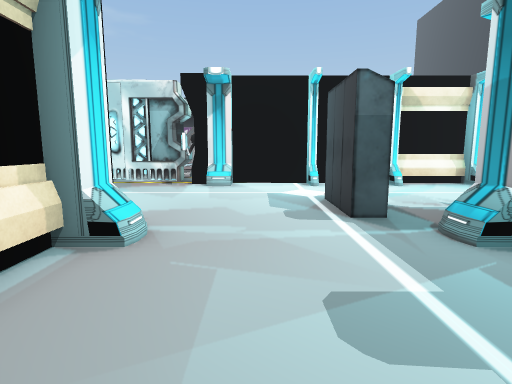
view 1 (above)

23 first-person views from a walk through a Unity game level. The camera is 1.3 m above the floor, tilts 8° down and sees 80° across. Doors are open. The floor is counted in squares, 1 m on a side. Each view is taken from the middle of a square. On the plan, view 1 faces up. The plan holds only what a view shows up to about 14 squares ahead; the rest is blank. The place goes on beyond the plan. The player character is not drawn. Some animated figures are not drawn. Some surface patterns are stand-ins.

view 2
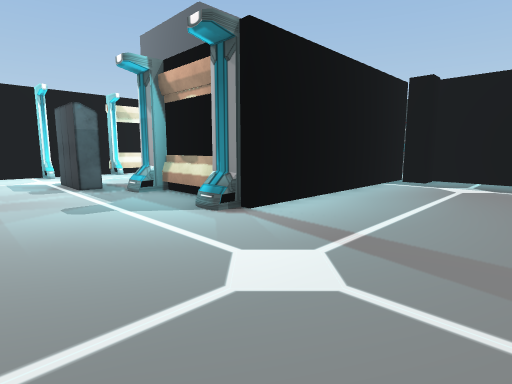

view 3
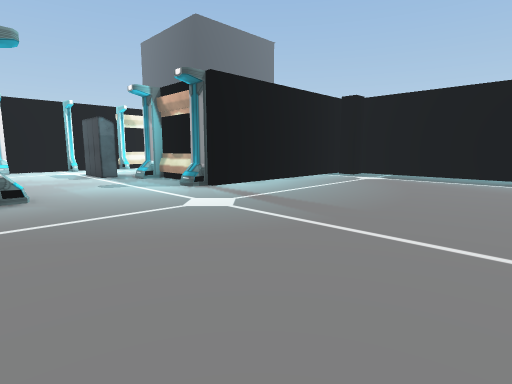

view 4
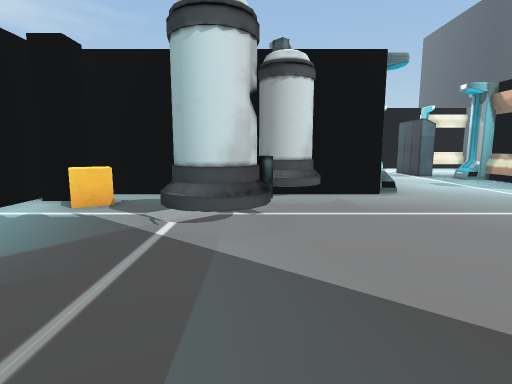

view 5
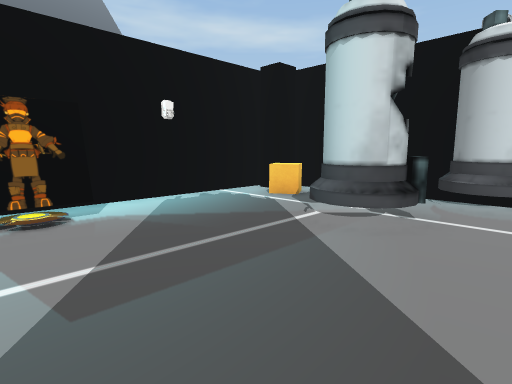

view 6
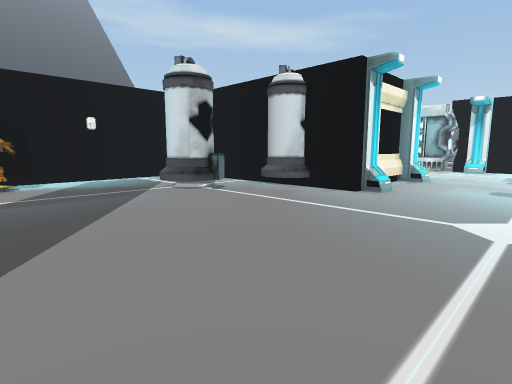

view 7
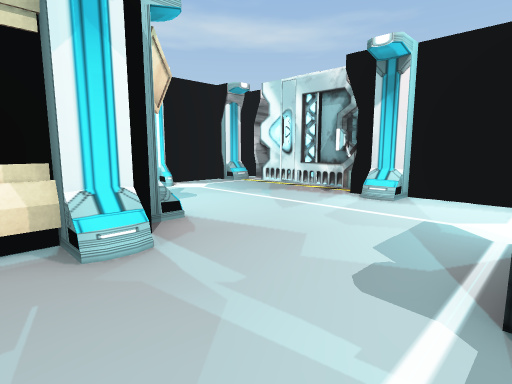

view 8
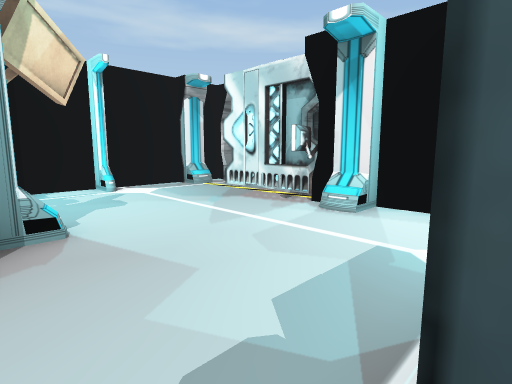

view 9
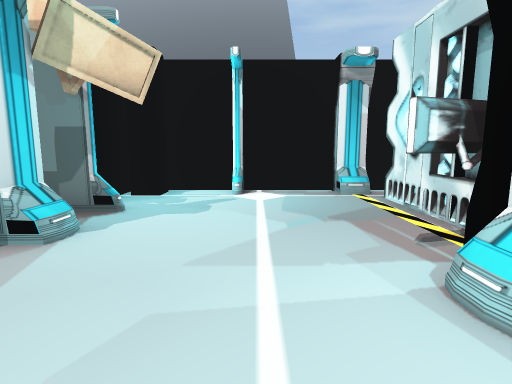

view 10
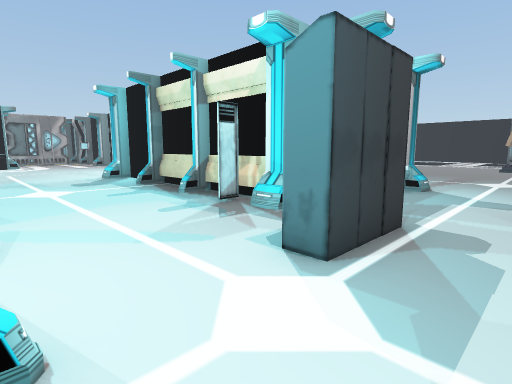

view 11
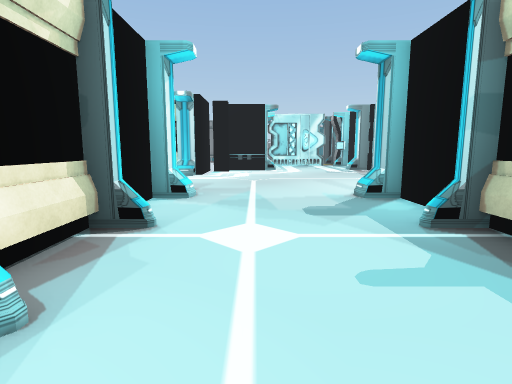

view 12
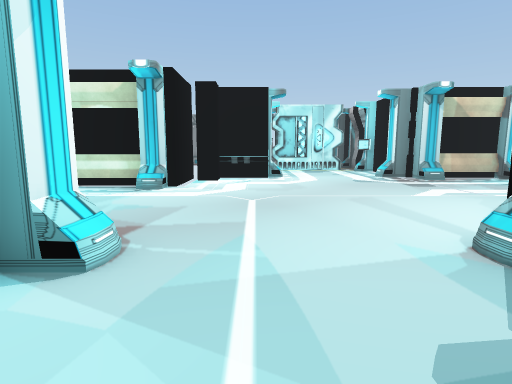

view 13
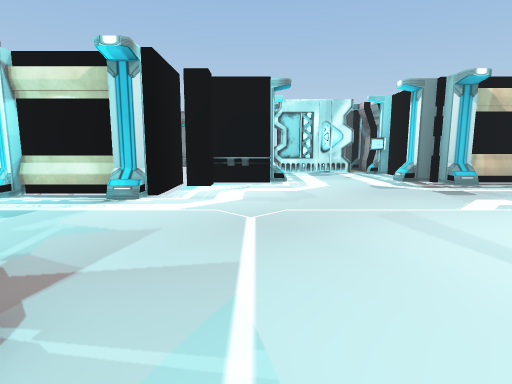

view 14
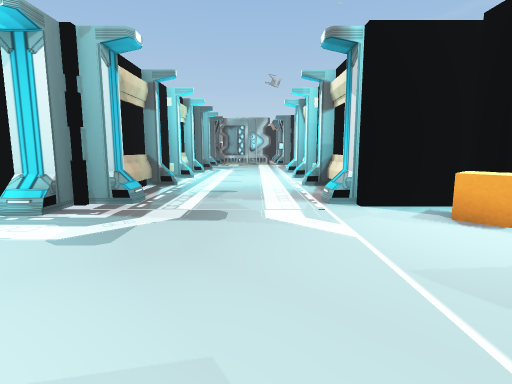

view 15
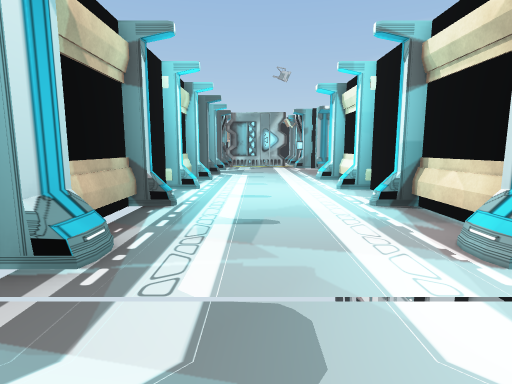

view 16
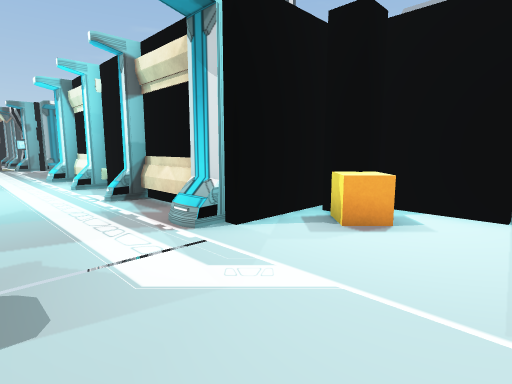

view 17
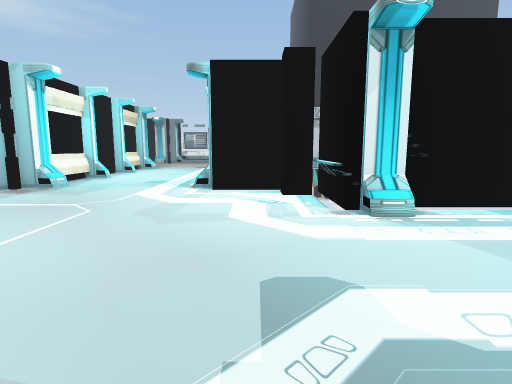

view 18
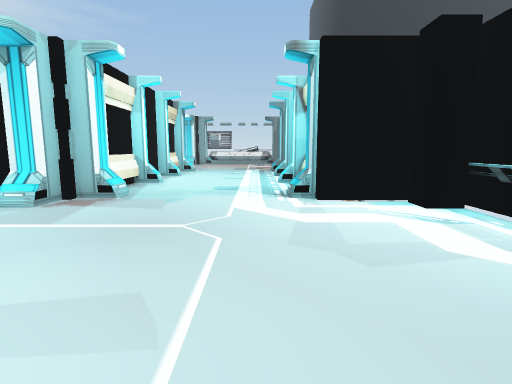

view 19
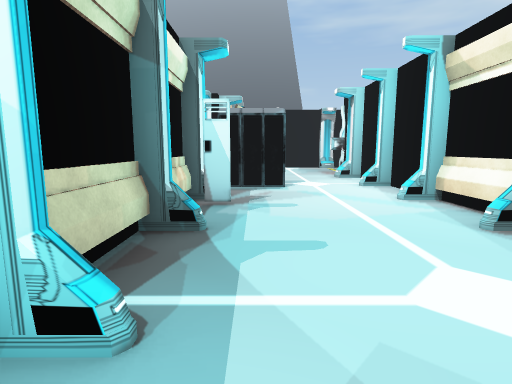

view 20
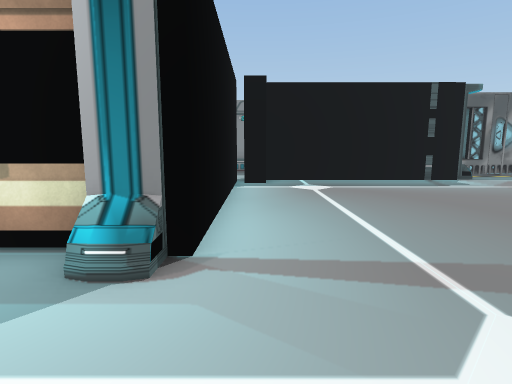

view 21
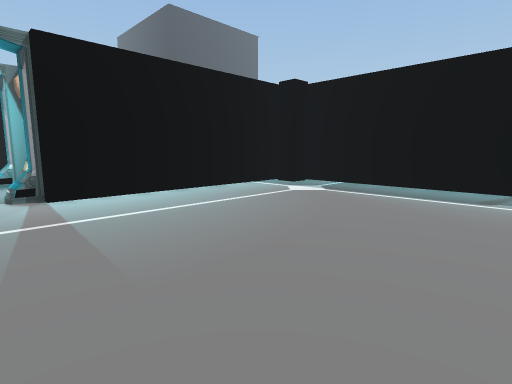

view 22
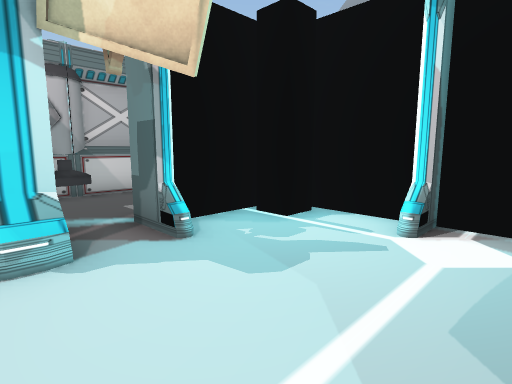

view 23
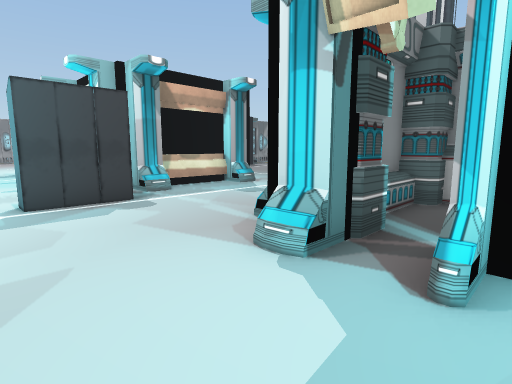

### Floor plan
Key: @ floor where view 1 was taken; # wall or solid block; . floor; / step, stairs or slope; = window, fence, low wall or low ledge; ^ raised ledge; T thing the floor can be seen under or through; O other object.
Columns run from 12 left of view 1 to 27 right of it. Each row starts with its distance up from view 1.
 16                             #....##
 15                            O......#
 14                            O......#
 13     #O###O                  #....##
 12    ##OOOOO##OO#OO#OO#OO#OO###....#####
 11    ##....O##..#..#..#..#..##........##
 10    O.................................#
  9    ##................................##O
  8    ##.........TT.....................##.
  7    O..........T ........................
  6    O#.####....TTTT#.O..O..##............
  5     #O#####....TTTOO#OO#OO##............
  4      OO ###....T# OO OO OO #.O..........
  3       ..#O......#          ##........##.
  2       ..#O......#           ####....###O
  1     #######....##              #....##
  0  #OO#O##O##.@..###O#OO#OO#    O......O
 -1 ##....##=...............##    O......O
 -2 O.O.. #..................#    ##....O#
 -3 O...=^#..................#    O......O
 -4 #...=##..................#    O......O
 -5 O........................#    ##....O#
 -6 O........................#    O......O
 -7 #O/......................#    O......O
 -8 OO/......................#    ##....O#
 -9  O/.... .................#     #....

Positions as (right, up) in squares from view 1, and headings:
1: (0, 0), facing up
2: (-1, -5), facing up-right
3: (-3, -9), facing up-right
4: (-6, -9), facing up
5: (-4, -9), facing up-left
6: (2, -9), facing up-left
7: (2, 3), facing up-left
8: (2, 5), facing up-left
9: (1, 9), facing left
10: (0, 11), facing down-right
11: (6, 9), facing right
12: (11, 9), facing right
13: (13, 9), facing right
14: (21, 9), facing down
15: (22, 5), facing down
16: (22, 6), facing down-left
17: (23, 2), facing up
18: (20, 4), facing up
19: (13, 7), facing left
20: (0, -1), facing right
21: (2, -9), facing up-right
22: (-3, 10), facing down-left
23: (-6, 9), facing down-right
